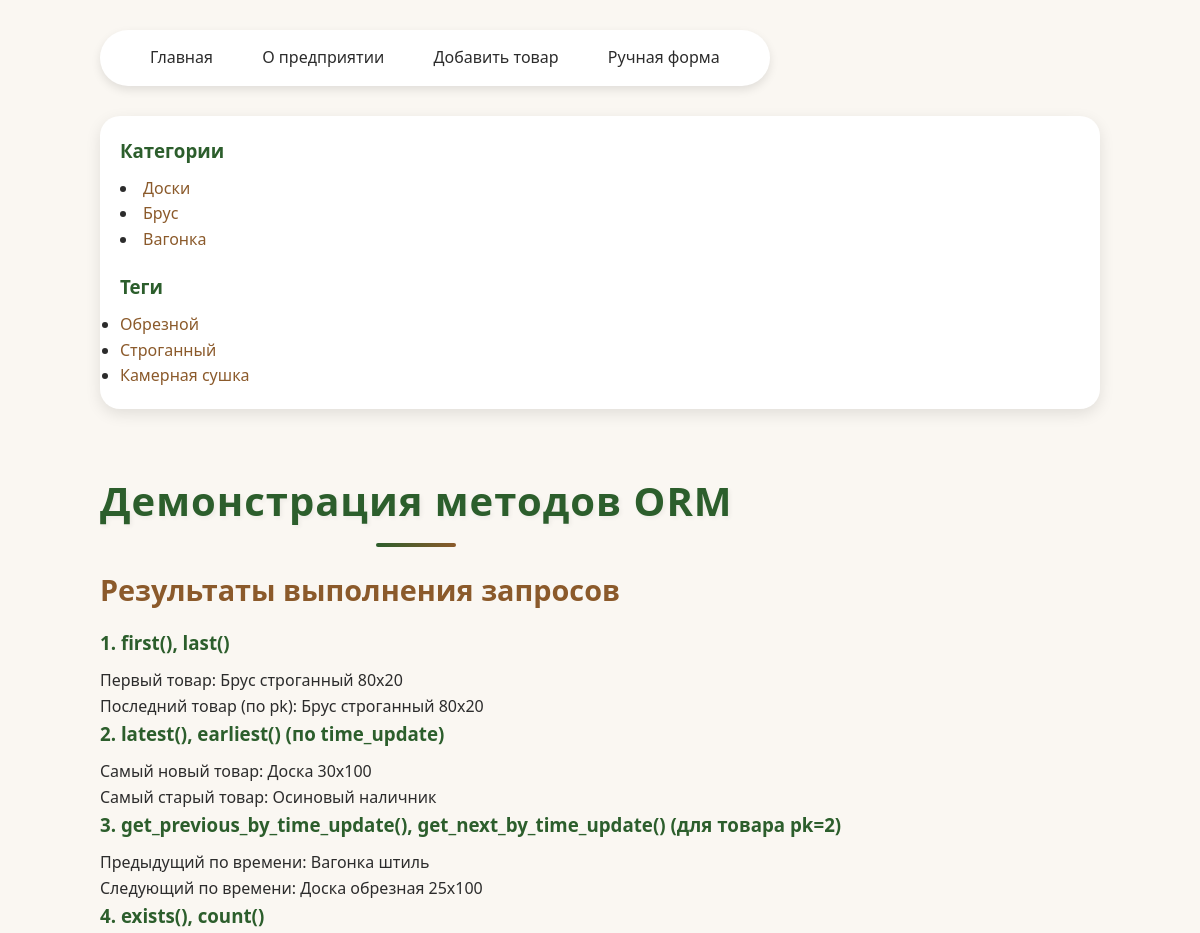
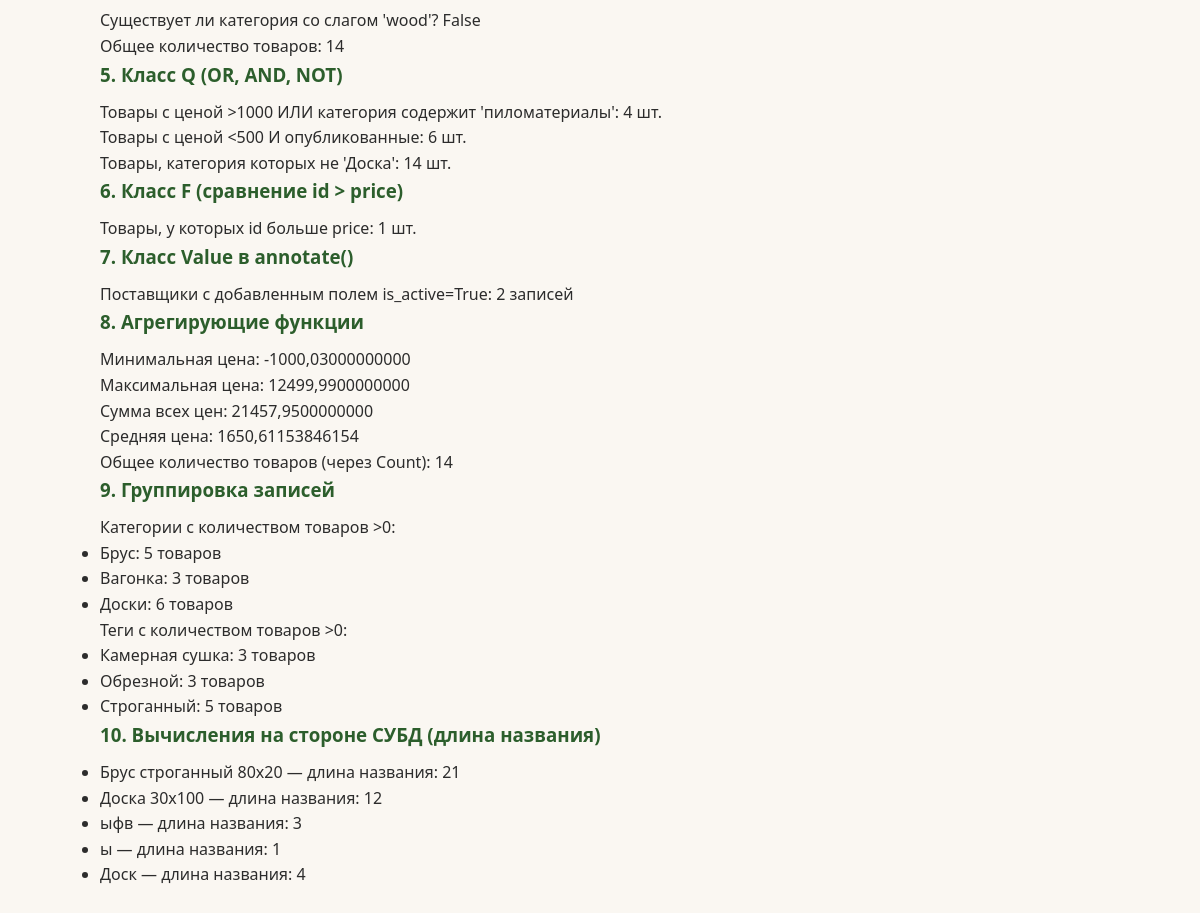
/demo/, run on the app's committed database (2 pictures, top to bottom).
### lumber/models.py (models this page shows, shortened)
class Category(models.Model):
    name = models.CharField(max_length=100, db_index=True, verbose_name="Категория")
    slug = models.SlugField(max_length=255, unique=True, db_index=True, verbose_name="URL")
    class Meta:
        verbose_name = "Категория"
        verbose_name_plural = "Категории"
    def get_absolute_url(self):
        return reverse("category", kwargs={"cat_slug": self.slug})

class Tag(models.Model):
    name = models.CharField(max_length=100, db_index=True, verbose_name="Тег")
    slug = models.SlugField(max_length=255, unique=True, db_index=True, verbose_name="URL")
    class Meta:
        verbose_name = "Тег"
        verbose_name_plural = "Теги"
    def get_absolute_url(self):
        return reverse("tag", kwargs={"tag_slug": self.slug})

class Product(models.Model):
    class Status(models.IntegerChoices):
        DRAFT = 0, "Черновик"
        PUBLISHED = 1, "Опубликовано"
    title = models.CharField(max_length=255, verbose_name="Название")
    slug = models.SlugField(
        max_length=255,
        unique=True,
        db_index=True,
        verbose_name="URL",
        validators=[
            MinLengthValidator(5),
            MaxLengthValidator(100),
        ],
    )
    content = models.TextField(blank=True, verbose_name="Описание")
    photo = models.ImageField(
        upload_to="products/%Y/%m/%d/",
        blank=True,
        null=True,
        verbose_name="Фото",
    )
    price = models.DecimalField(
        max_digits=10,
        decimal_places=2,
        blank=True,
        null=True,
        verbose_name="Цена",
    )
    time_create = models.DateTimeField(auto_now_add=True, verbose_name="Время создания")
    time_update = models.DateTimeField(auto_now=True, verbose_name="Время изменения")
    is_published = models.BooleanField(
        choices=Status.choices,
        default=Status.DRAFT,
        verbose_name="Статус",
    )
    category = models.ForeignKey(
        Category,
        on_delete=models.PROTECT,
        related_name="products",
        verbose_name="Категория",
    )
    tags = models.ManyToManyField(
        Tag,
        blank=True,
        related_name="products",
        verbose_name="Теги",
    )
    supplier = models.ForeignKey(
        Supplier,
        on_delete=models.SET_NULL,
        null=True,
        blank=True,
        related_name="products",
        verbose_name="Поставщик",
    )
    objects = models.Manager()
    published = PublishedManager()
    class Meta:
        verbose_name = "Товар"
        verbose_name_plural = "Товары"
        ordering = ["-time_create"]
        indexes = [
            models.Index(fields=["-time_create"]),
        ]
    def __str__(self):
        return self.title

### lumber/views.py (the view)
# urls.py: path("demo/", views.DemoView.as_view(), name="demo"),
class DemoView(DataMixin, TemplateView):
    template_name = "lumber/demo.html"
    title_page = "Демонстрация методов ORM"
    def get_context_data(self, **kwargs):
        context = super().get_context_data(**kwargs)
        results = {}
        results["first_product"] = Product.objects.first()
        results["last_product"] = Product.objects.order_by("pk").last()
        results["latest_product"] = Product.objects.order_by("-time_update").first()
        results["earliest_product"] = Product.objects.order_by("time_update").first()
        try:
            prod = Product.objects.get(pk=2)
            results["prev_by_time"] = prod.get_previous_by_time_update()
            results["next_by_time"] = prod.get_next_by_time_update()
        except Product.DoesNotExist:
            results["prev_by_time"] = None
            results["next_by_time"] = None
        results["cat_exists"] = Category.objects.filter(slug="wood").exists()
        results["products_count"] = Product.objects.count()
        q_products = Product.objects.filter(
            Q(price__gt=1000) | Q(category__name__icontains="пиломатериалы")
        )
        results["q_or_products"] = list(q_products)
        q_and_products = Product.objects.filter(
            Q(price__lt=500) & Q(is_published=Product.Status.PUBLISHED)
        )
        results["q_and_products"] = list(q_and_products)
        q_not_products = Product.objects.filter(~Q(category__name="Доска"))
        results["q_not_products"] = list(q_not_products)
        f_products = Product.objects.filter(id__gt=F("price"))
        results["f_products"] = list(f_products)
        suppliers = Supplier.objects.annotate(is_active=Value(True))
        results["annotated_suppliers"] = suppliers
        results["min_price"] = Product.objects.aggregate(Min("price"))
        results["max_price"] = Product.objects.aggregate(Max("price"))
        results["sum_price"] = Product.objects.aggregate(Sum("price"))
        results["avg_price"] = Product.objects.aggregate(Avg("price"))
        results["total_products"] = Product.objects.aggregate(total=Count("id"))
        cat_group = Category.objects.annotate(total_products=Count("products")).filter(
            total_products__gt=0
        )
        results["grouped_categories"] = cat_group
        tag_group = Tag.objects.annotate(total_products=Count("products")).filter(
            total_products__gt=0
        )
        results["grouped_tags"] = tag_group
        products_with_name_len = Product.objects.annotate(title_len=Length("title")).values(
            "title",
            "title_len",
        )
        results["title_lengths"] = list(products_with_name_len[:5])
        return self.get_mixin_context(context, results=results)

### lumber/templatetags/lumber_tags.py (called while the page is built)
@register.inclusion_tag('lumber/list_categories.html')
def show_categories():
    cats = Category.objects.all()
    return {"cats": cats}

@register.inclusion_tag('lumber/list_tags.html')
def show_all_tags():
    tags = Tag.objects.all()
    return {"tags": tags}

### lumber/utils.py (called while the page is built)
    def get_mixin_context(self, context, **kwargs):
        context["menu"] = menu
        context["cat_selected"] = None
        context["tag_selected"] = None
        if self.title_page:
            context["title"] = self.title_page
        context.update(kwargs)
        return context

### lumber/templates/lumber/demo.html (shortened to what this page needs)
{% extends 'base.html' %}
{% block content %}
<h2>Результаты выполнения запросов</h2>
<h3>1. first(), last()</h3>
<p>Первый товар: {{ results.first_product }}</p>
<p>Последний товар (по pk): {{ results.last_product }}</p>
<h3>2. latest(), earliest() (по time_update)</h3>
<p>Самый новый товар: {{ results.latest_product }}</p>
<p>Самый старый товар: {{ results.earliest_product }}</p>
<h3>3. get_previous_by_time_update(), get_next_by_time_update() (для товара pk=2)</h3>
<p>Предыдущий по времени: {{ results.prev_by_time }}</p>
<p>Следующий по времени: {{ results.next_by_time }}</p>
<h3>4. exists(), count()</h3>
<p>Существует ли категория со слагом 'wood'? {{ results.cat_exists }}</p>
<p>Общее количество товаров: {{ results.products_count }}</p>
<h3>5. Класс Q (OR, AND, NOT)</h3>
<p>Товары с ценой >1000 ИЛИ категория содержит 'пиломатериалы': {{ results.q_or_products|length }} шт.</p>
<p>Товары с ценой <500 И опубликованные: {{ results.q_and_products|length }} шт.</p>
<p>Товары, категория которых не 'Доска': {{ results.q_not_products|length }} шт.</p>
<h3>6. Класс F (сравнение id > price)</h3>
<p>Товары, у которых id больше price: {{ results.f_products|length }} шт.</p>
<h3>7. Класс Value в annotate()</h3>
<p>Поставщики с добавленным полем is_active=True: {{ results.annotated_suppliers|length }} записей</p>
<h3>8. Агрегирующие функции</h3>
<p>Минимальная цена: {{ results.min_price.price__min }}</p>
<p>Максимальная цена: {{ results.max_price.price__max }}</p>
<p>Сумма всех цен: {{ results.sum_price.price__sum }}</p>
<p>Средняя цена: {{ results.avg_price.price__avg }}</p>
<p>Общее количество товаров (через Count): {{ results.total_products.total }}</p>
<h3>9. Группировка записей</h3>
<p>Категории с количеством товаров >0:</p>
<ul>
    {% for cat in results.grouped_categories %}
        <li>{{ cat.name }}: {{ cat.total_products }} товаров</li>
    {% endfor %}
</ul>
<p>Теги с количеством товаров >0:</p>
<ul>
    {% for tag in results.grouped_tags %}
        <li>{{ tag.name }}: {{ tag.total_products }} товаров</li>
    {% endfor %}
</ul>
<h3>10. Вычисления на стороне СУБД (длина названия)</h3>
<ul>
    {% for item in results.title_lengths %}
        <li>{{ item.title }} — длина названия: {{ item.title_len }}</li>
    {% endfor %}
</ul>
{% endblock %}

### lumber/templates/lumber/list_categories.html
{% for cat in cats %}
    <li><a href="{{ cat.get_absolute_url }}">{{ cat.name }}</a></li>
{% endfor %}

### lumber/templates/lumber/list_tags.html
{% if tags %}
    <div class="tags-sidebar">
        <ul class="tags-list">
            {% for t in tags %}
                <li><a href="{{ t.get_absolute_url }}">{{ t.name }}</a></li>
            {% endfor %}
        </ul>
    </div>
{% endif %}

### lumber/static/lumber/css/style.css (style rules this page uses)
:root { --color-bg: #faf7f2; --color-primary: #2c5e2c; --color-primary-light: #3f7b3f; --color-secondary: #8b5a2b; --color-text: #2c2c2c; --color-text-light: #555; --color-card-bg: #ffffff; --color-shadow: rgba(0, 0, 0, 0.1); --color-error: #b00020; --color-success-bg: #e8f5e9; --color-success-text: #1b5e20; --font-main: "Segoe UI", Roboto, Arial, sans-serif; }
* { margin: 0; padding: 0; box-sizing: border-box; }
body { background-color: var(--color-bg); font-family: var(--font-main); color: var(--color-text); line-height: 1.6; padding: 30px 20px; min-height: 100vh; display: flex; flex-direction: column; align-items: center; }
h2 { color: var(--color-secondary); font-size: 1.8rem; margin-bottom: 15px; }
h3 { color: var(--color-primary); margin-bottom: 10px; }
.sidebar a { color: var(--color-secondary); text-decoration: none; }

### data on the page
Category: name "Доски", total_products "6"
Category: name "Брус", total_products "5"
Category: name "Вагонка", total_products "3"
Tag: name "Обрезной", total_products "3"
Tag: name "Строганный", total_products "5"
Tag: name "Камерная сушка", total_products "3"
Product: first_product "Брус строганный 80х20", last_product "Брус строганный 80х20", title "Брус строганный 80х20", title_len "21"
Product: latest_product "Доска 30х100", title "Доска 30х100", title_len "12"
Product: earliest_product "Осиновый наличник"
Product: prev_by_time "Вагонка штиль"
Product: next_by_time "Доска обрезная 25х100"
Product: title "ыфв", title_len "3"
Product: title "Доск", title_len "4"

### other printed values
{{ item.title }} "Главная" "О предприятии" "Добавить товар" "Ручная форма"
{{ title }} "Демонстрация методов ORM"
{{ results.cat_exists }} "False"
{{ results.products_count }} "14"
{{ results.q_or_products|length }} "4"
{{ results.q_and_products|length }} "6"
{{ results.q_not_products|length }} "14"
{{ results.f_products|length }} "1"
{{ results.annotated_suppliers|length }} "2"
{{ results.min_price.price__min }} "-1000,03000000000"
{{ results.max_price.price__max }} "12499,9900000000"
{{ results.sum_price.price__sum }} "21457,9500000000"
{{ results.avg_price.price__avg }} "1650,61153846154"
{{ results.total_products.total }} "14"
{{ item.title }} "ы"
